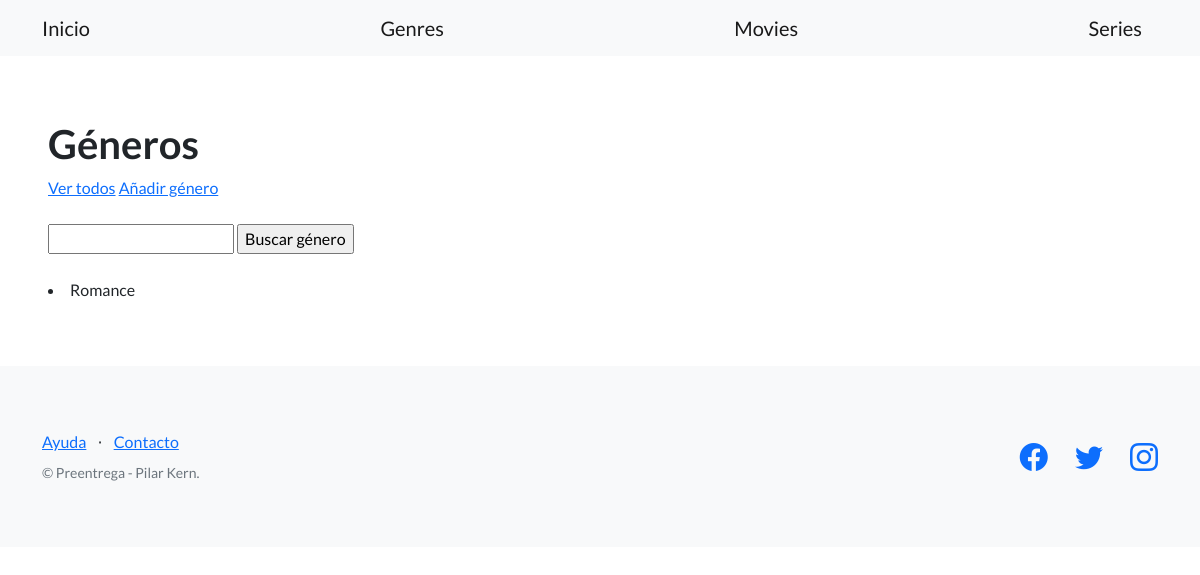
The app's page /entretenimiento/genres/, older data.
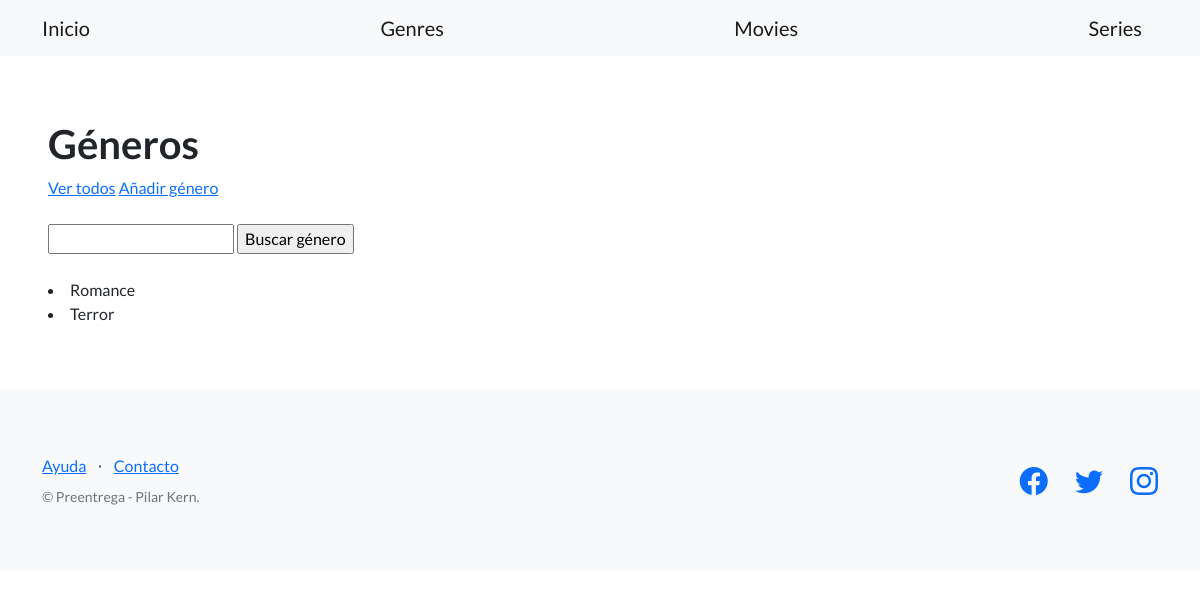
The same page, newer data.
### control_blog/models.py (models this page shows, shortened)
class Genre(models.Model):
    name = models.CharField(max_length=64)

### control_blog/views.py (the view)
# urls.py: path('genres/', list_genres, name='genres_list'),
def list_genres(request):
    contexto = {'genres': Genre.objects.all()}
    http_response = render(
        request=request,
        template_name='control_blog/genres_list.html',
        context=contexto
    )
    return http_response

### control_blog/templates/control_blog/genres_list.html (shortened to what this page needs)
{% extends 'base.html' %}
{% block contenido %}
    <h1>Géneros</h1>
    <a href="{% url 'genres_list' %}">Ver todos</a>
    <a href="{% url 'new_genre' %}">Añadir género</a>
    <br><br>
    <form action="{% url 'search_genres' %}" method="post">
        <input type="text" name="busqueda">
        <input type="submit" value="Buscar género">
      </form>
      <br>
    {% for genre in genres %}
  <li>
    {{ genre.name }}
  </li>
{% endfor %}
{% endblock contenido %}

Row changes from the older to the newer data that the page shows:
added Genre: name "Terror"
